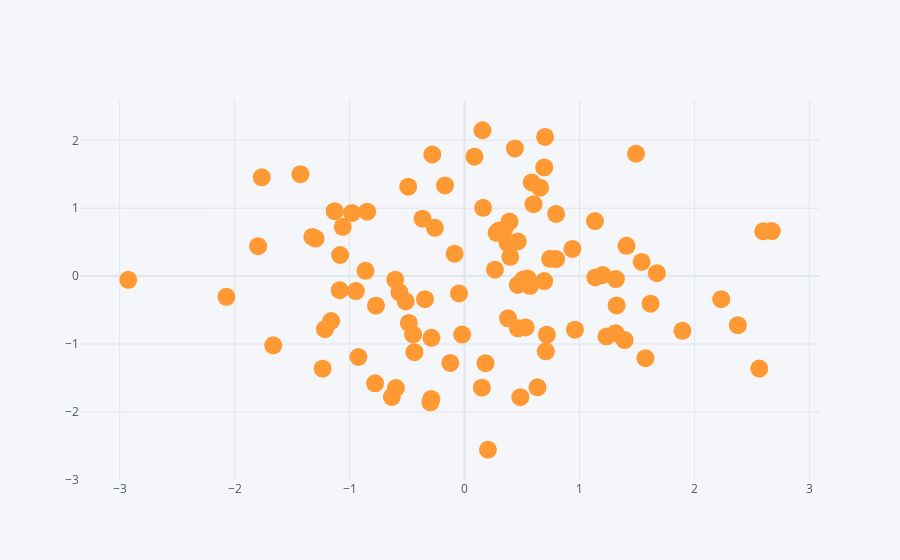

Write notebook code for a chart like this one.
### Markdown cell above
### Scatter plot

### Code cell
df1.iplot(kind='scatter', x='A', y='B', mode='markers', size=18)
